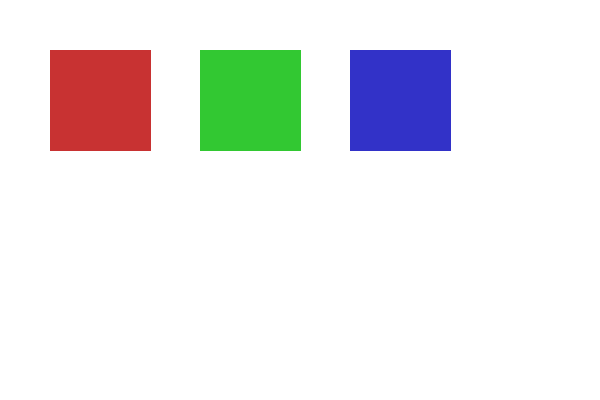

Python code for this plot:
#!/usr/bin/env python3
"""
Test Excel Export Specifically

Tests the Excel export functionality to ensure data is properly populated.
"""

import sys
import os
sys.path.append(os.path.dirname(os.path.abspath(__file__)))

from utils.rgb_cmy_color_analyzer import RGBCMYColorAnalyzer
from PIL import Image, ImageDraw


class MockCoordinateMarker:
    def __init__(self, x, y, width=20, height=20, shape='rectangle', anchor='center'):
        self.x = x
        self.y = y
        self.width = width
        self.height = height
        self.shape = shape
        self.anchor = anchor


def test_excel_export():
    """Test Excel export with data population."""
    print("📊 Testing Excel Export with Data Population")
    print("=" * 50)
    
    # Create test image with distinct colors
    test_image = Image.new('RGB', (600, 400), (255, 255, 255))
    draw = ImageDraw.Draw(test_image)
    
    # Create three distinct colored regions
    colors = [
        ((50, 50, 100, 100), (200, 50, 50)),   # Red-ish
        ((200, 50, 100, 100), (50, 200, 50)), # Green-ish 
        ((350, 50, 100, 100), (50, 50, 200)), # Blue-ish
    ]
    
    for (x, y, w, h), color in colors:
        draw.rectangle([x, y, x+w, y+h], fill=color)
    
    test_image_path = "test_excel_export.png"
    test_image.save(test_image_path)
    print(f"📸 Created test image: {test_image_path}")
    
    # Create markers
    coord_markers = [
        MockCoordinateMarker(100, 100, 50, 50),  # Red region
        MockCoordinateMarker(250, 100, 50, 50),  # Green region
        MockCoordinateMarker(400, 100, 50, 50),  # Blue region
    ]
    
    # Run analysis
    analyzer = RGBCMYColorAnalyzer()
    results = analyzer.analyze_image_rgb_cmy_from_canvas(
        test_image_path,
        "Excel_Export_Test",
        coord_markers
    )
    
    if not results:
        print("❌ Analysis failed!")
        return False
    
    print("✅ Analysis completed")
    print("📊 Sample Results:")
    for i, result in enumerate(results['results']):
        print(f"  Sample {i+1}: R={result['R_mean']:.1f}, G={result['G_mean']:.1f}, B={result['B_mean']:.1f}")
    
    # Test Excel export
    template_path = "/Users/stanbrown/Desktop/StampZ-III-Binary/data/templates/RGB-CMY Channel analysis.xlsx"
    output_path = "Test_Excel_Export_Result.xlsx"
    
    print(f"\n📤 Testing Excel export...")
    print(f"   Template: {template_path}")
    print(f"   Output: {output_path}")
    
    rgb_cmy_analyzer = results['analyzer']
    
    # Test the Excel export method directly
    success = rgb_cmy_analyzer._export_to_xlsx(template_path, output_path)
    
    if success:
        print(f"✅ Excel export successful!")
        print(f"📁 Created: {output_path}")
        
        # Try to read it back to verify
        try:
            import openpyxl
            wb = openpyxl.load_workbook(output_path)
            ws = wb.active
            
            print(f"\n🔍 Verifying Excel content:")
            print(f"   B2 (Sample Set): {ws['B2'].value}")
            print(f"   B16 (Sample 1 B): {ws['B16'].value}")
            print(f"   E16 (Sample 1 G): {ws['E16'].value}")
            print(f"   H16 (Sample 1 R): {ws['H16'].value}")
            print(f"   B29 (Sample 1 C): {ws['B29'].value}")
            print(f"   E29 (Sample 1 Y): {ws['E29'].value}")
            print(f"   H29 (Sample 1 M): {ws['H29'].value}")
            
            # Check if formulas are working
            formula_cells = ['D16', 'G16', 'J16']  # Should be 1/SD² formulas
            for cell in formula_cells:
                cell_obj = ws[cell]
                print(f"   {cell} (formula): {cell_obj.value}")
                
        except Exception as e:
            print(f"❌ Error reading Excel file: {e}")
    else:
        print(f"❌ Excel export failed!")
    
    return success


if __name__ == "__main__":
    test_excel_export()